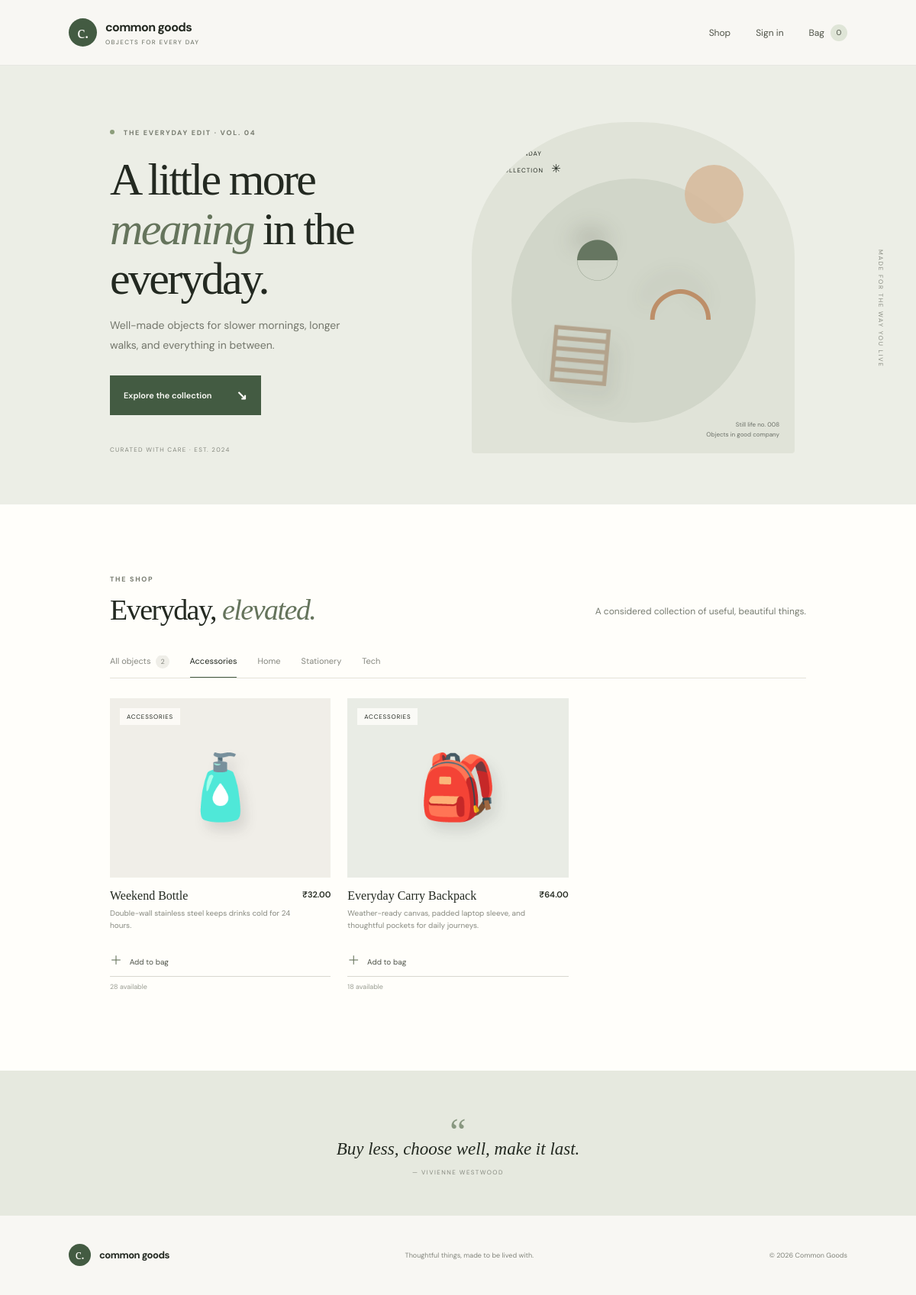
The page /?category=Accessories on the database its author committed.
### tables this page shows
CREATE TABLE products(id INTEGER PRIMARY KEY, name TEXT NOT NULL, description TEXT NOT NULL DEFAULT '',
      price REAL NOT NULL CHECK(price>=0), image TEXT NOT NULL DEFAULT '', stock INTEGER NOT NULL DEFAULT 0 CHECK(stock>=0),
      category TEXT NOT NULL DEFAULT 'General', created_at TEXT NOT NULL DEFAULT CURRENT_TIMESTAMP);

### app.py (the view)
@app.get("/")
def home():
    category = request.args.get("category", "")
    sql, params = "SELECT * FROM products WHERE stock>0", []
    if category:
        sql += " AND category=?"; params.append(category)
    products = db().execute(sql + " ORDER BY id DESC", params).fetchall()
    categories = db().execute("SELECT DISTINCT category FROM products ORDER BY category").fetchall()
    return render_template("home.html", products=products, categories=categories, selected=category)

### app.py (called while the page is built)
def db():
    if "db" not in g:
        g.db = sqlite3.connect(DB_PATH)
        g.db.row_factory = sqlite3.Row
        g.db.execute("PRAGMA foreign_keys = ON")
    return g.db

@app.before_request
def load_user():
    if "csrf_token" not in session:
        session["csrf_token"] = secrets.token_urlsafe(32)
    if request.method == "POST" and request.path != "/payment/callback" and not hmac.compare_digest(request.form.get("csrf_token", ""), session["csrf_token"]):
        abort(400)
    g.user = db().execute("SELECT * FROM users WHERE id=?", (session.get("user_id"),)).fetchone() if session.get("user_id") else None

@app.context_processor
def nav_data():
    count = 0
    if getattr(g, "user", None):
        row = db().execute("SELECT COALESCE(SUM(quantity),0) n FROM cart_items WHERE user_id=?", (g.user["id"],)).fetchone()
        count = row["n"]
    return {"cart_count": count, "csrf_token": session.get("csrf_token", "")}

### templates/home.html
{% extends 'base.html' %}{% block title %}Thoughtful things for every day{% endblock %}{% block content %}
<section class="hero"><div class="hero-copy"><div class="eyebrow"><span></span> THE EVERYDAY EDIT · VOL. 04</div><h1>A little more<br><em>meaning</em> in the<br>everyday.</h1><p>Well-made objects for slower mornings, longer walks, and everything in between.</p><a class="button button-dark" href="#shop">Explore the collection <span>↘</span></a><div class="hero-note">CURATED WITH CARE · EST. 2024</div></div><div class="hero-art"><div class="sun"></div><div class="art-label">THE SUNDAY<br>COLLECTION <span>✳</span></div><div class="hero-object object-vase">◒</div><div class="hero-object object-cup">◡</div><div class="hero-object object-book">▤</div><div class="hero-art-caption">Still life no. 008<br>Objects in good company</div></div><div class="hero-side">MADE FOR THE WAY YOU LIVE</div></section>
<section class="shop-section" id="shop"><div class="section-heading"><div><div class="eyebrow">THE SHOP</div><h2>Everyday, <em>elevated.</em></h2></div><p>A considered collection of useful, beautiful things.</p></div>
<div class="filters"><a class="filter {% if not selected %}active{% endif %}" href="{{ url_for('home') }}">All objects <span>{{ products|length }}</span></a>{% for cat in categories %}<a class="filter {% if selected==cat.category %}active{% endif %}" href="{{ url_for('home',category=cat.category) }}">{{ cat.category }}</a>{% endfor %}</div>
<div class="product-grid">{% for p in products %}<article class="product-card"><a class="product-image" href="#product-{{ p.id }}"><span class="product-emoji">{{ p.image }}</span><span class="image-badge">{{ p.category }}</span></a><div class="product-meta"><div><h3>{{ p.name }}</h3><p>{{ p.description }}</p></div><span class="price">₹{{ '%.2f'|format(p.price) }}</span></div><form method="post" action="{{ url_for('cart_add',product_id=p.id) }}"><input type="hidden" name="csrf_token" value="{{ csrf_token }}"><button class="add-button" type="submit"><span>＋</span> Add to bag</button></form><div id="product-{{ p.id }}" class="stock-note">{{ p.stock }} available</div></article>{% else %}<p>No products in this collection yet.</p>{% endfor %}</div></section>
<section class="quote-band"><span class="quote-mark">“</span><p>Buy less, choose well, make it last.</p><span class="quote-by">— VIVIENNE WESTWOOD</span></section>
{% endblock %}

### rows shown on the page
products: image "🧴", category "ACCESSORIES", name "Weekend Bottle", description "Double-wall stainless steel keeps drinks cold for 24 hours.", price "32.00", stock "28"
products: image "🎒", category "ACCESSORIES", name "Everyday Carry Backpack", description "Weather-ready canvas, padded laptop sleeve, and thoughtful pockets for daily journeys.", price "64.00", stock "18"

### other values the page prints
{{ cart_count }} "0"
{{ products|length }} "2"
{{ cat.category }} "Accessories" "Home" "Stationery" "Tech"
